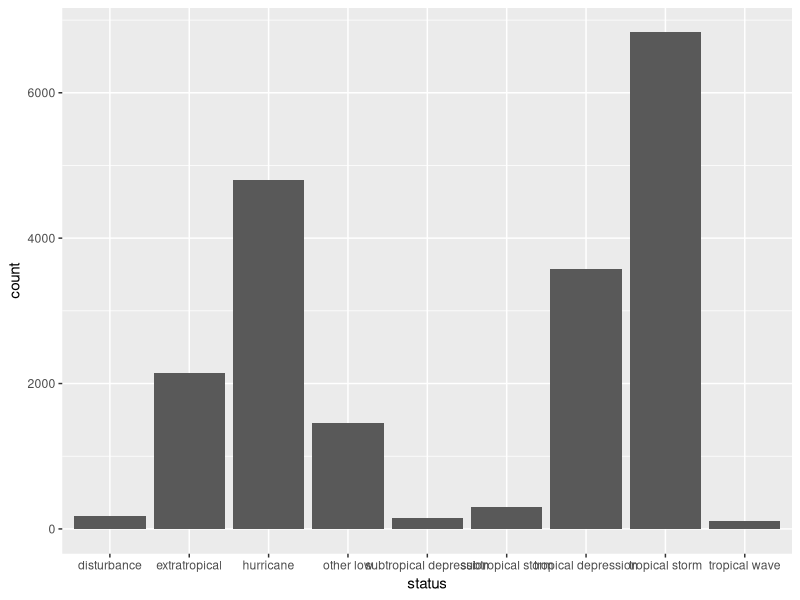

This chart was generated by the following R code:
## ---- chunk 1
library(tidyverse)
storms%>%
  ggplot(aes(status))+
  geom_bar()

## ---- chunk 2
#| echo: false
2 * 2
